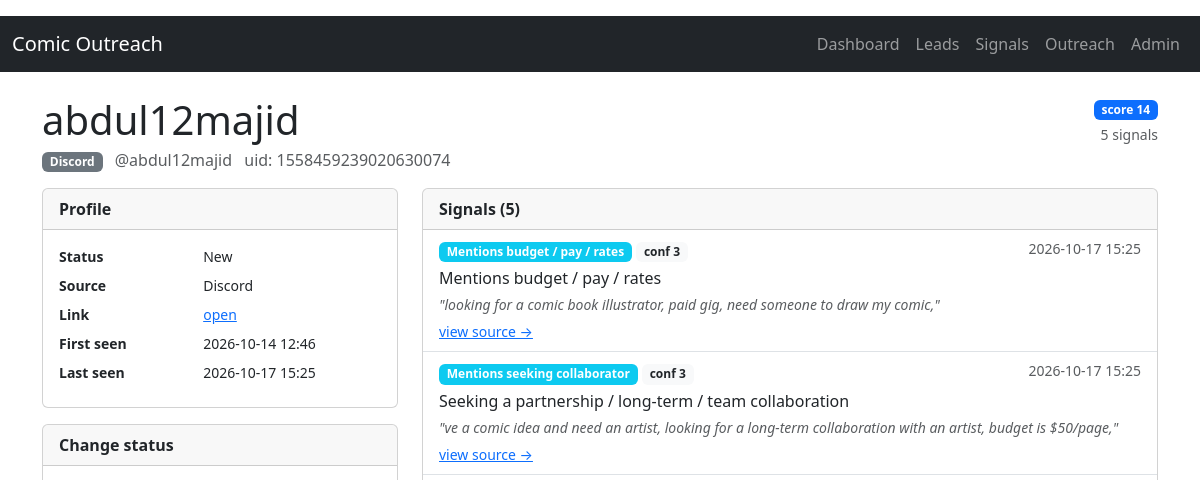
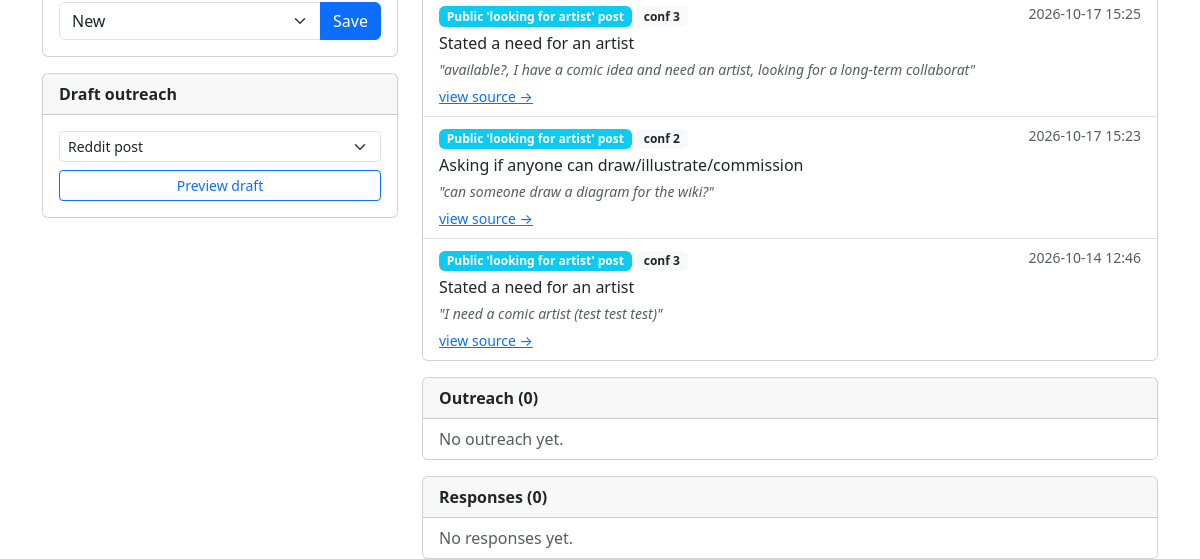
The page /leads/6/ on the database as committed earlier (2 pictures, top to bottom).
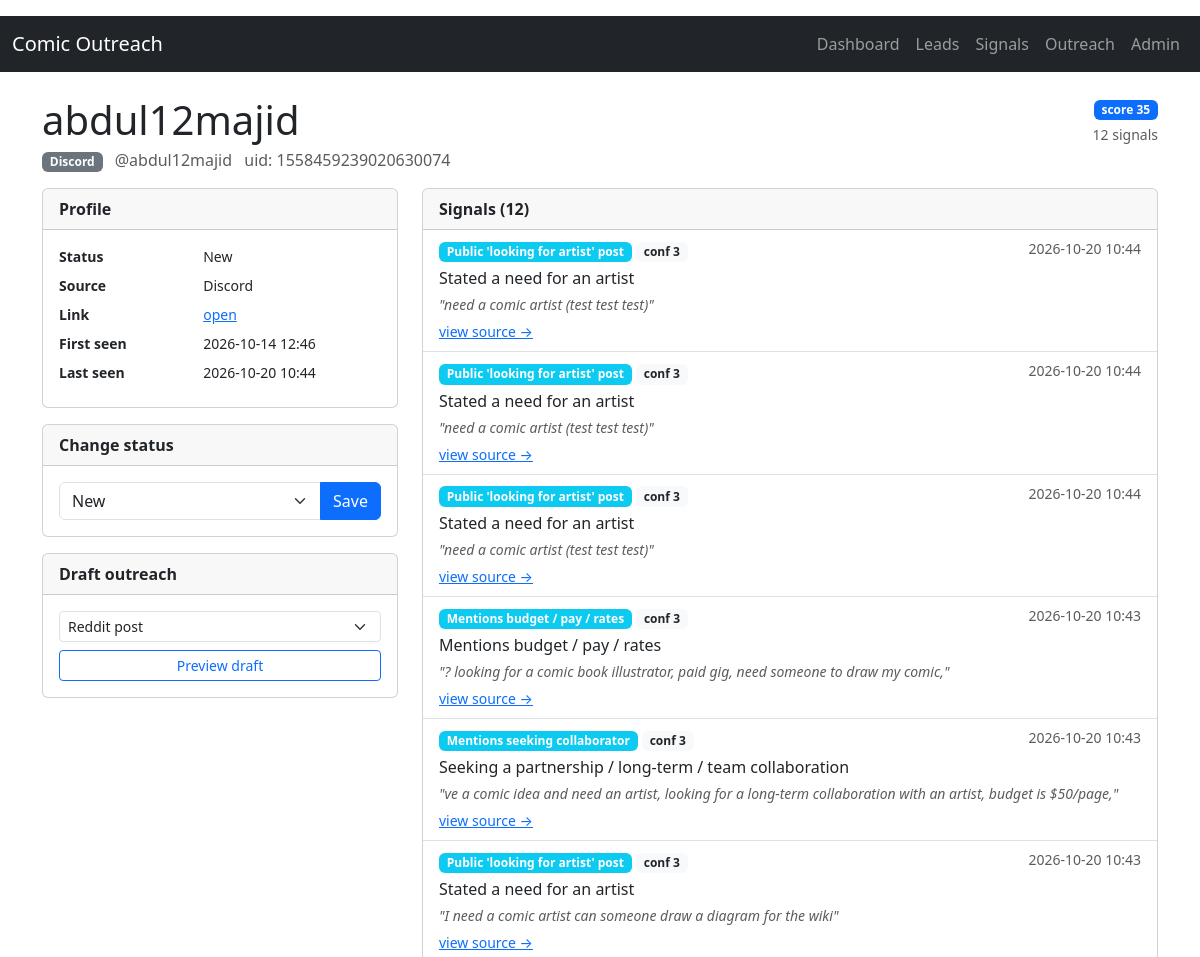
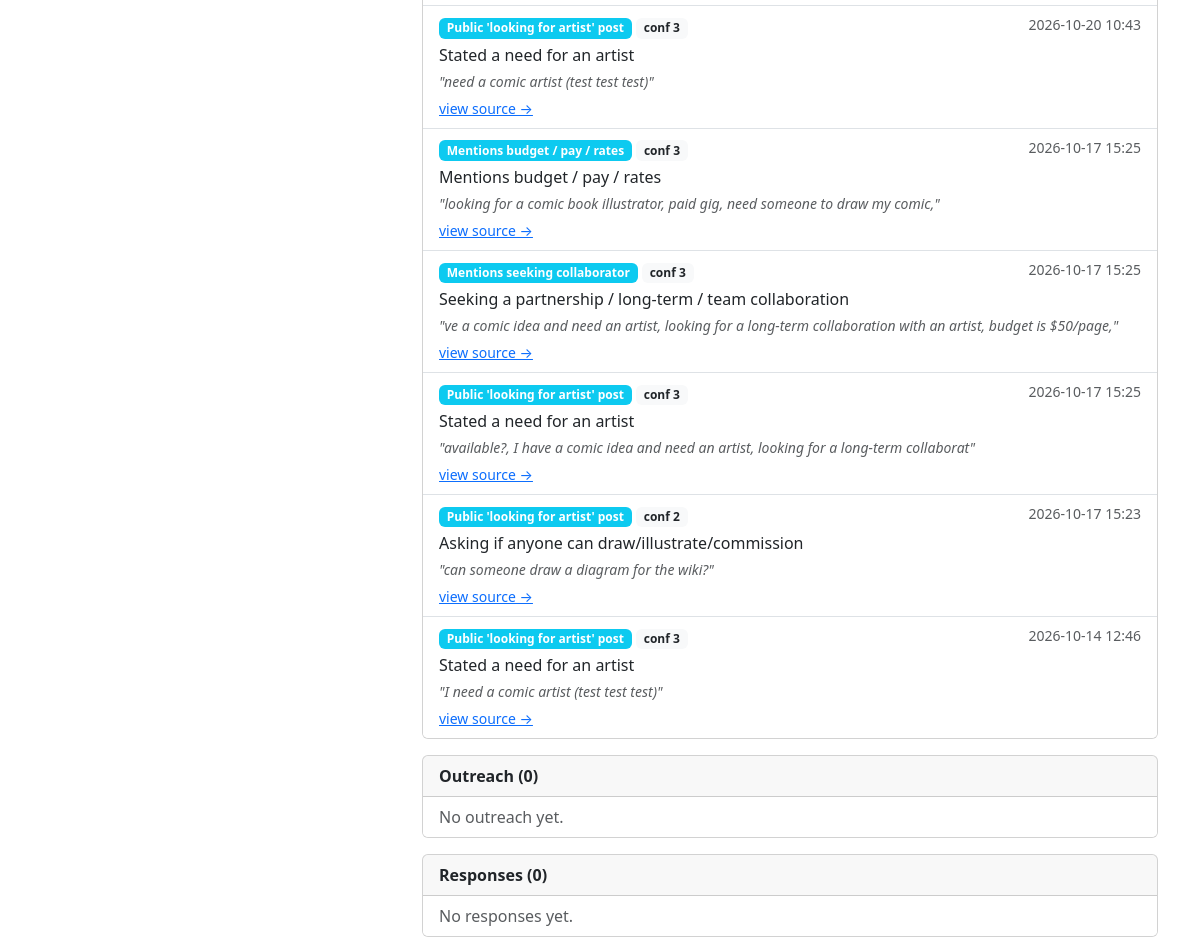
The same page on the database as committed later (2 pictures, top to bottom).
### core/models.py (models this page shows, shortened)
class Lead(models.Model):
    source = models.CharField(max_length=32, choices=Source.choices, db_index=True)
    source_uid = models.CharField(max_length=255, db_index=True)
    source_url = models.URLField(blank=True)
    display_name = models.CharField(max_length=255, blank=True)
    headline = models.CharField(max_length=512, blank=True)
    bio = models.TextField(blank=True)
    notes = models.TextField(blank=True)
    status = models.CharField(
        max_length=32, choices=LeadStatus.choices, default=LeadStatus.NEW, db_index=True
    )
    signal_score = models.IntegerField(default=0, db_index=True)
    signal_count = models.IntegerField(default=0)
    raw_data = models.JSONField(default=dict, blank=True)
    first_seen_at = models.DateTimeField(default=timezone.now)
    last_seen_at = models.DateTimeField(default=timezone.now)
    created_at = models.DateTimeField(auto_now_add=True)
    updated_at = models.DateTimeField(auto_now=True)
    class Meta:
        unique_together = [("source", "source_uid")]
        indexes = [
            models.Index(fields=["source", "status"]),
            models.Index(fields=["-signal_score"]),
            models.Index(fields=["-last_seen_at"]),
        ]

class Signal(models.Model):
    lead = models.ForeignKey(Lead, on_delete=models.CASCADE, related_name="signals")
    source = models.CharField(max_length=32, choices=Source.choices, db_index=True)
    signal_type = models.CharField(max_length=32, choices=SignalType.choices, db_index=True)
    confidence = models.IntegerField(choices=SignalConfidence.choices, default=SignalConfidence.MEDIUM)
    source_url = models.URLField(blank=True)
    external_id = models.CharField(max_length=255, blank=True, db_index=True)
    summary = models.CharField(max_length=512, blank=True)
    evidence = models.TextField(blank=True)
    raw_data = models.JSONField(default=dict, blank=True)
    detected_at = models.DateTimeField(default=timezone.now, db_index=True)
    created_at = models.DateTimeField(auto_now_add=True)
    class Meta:
        indexes = [
            models.Index(fields=["signal_type", "-detected_at"]),
            models.Index(fields=["source", "-detected_at"]),
            models.Index(fields=["lead", "-detected_at"]),
        ]
        constraints = [
            models.UniqueConstraint(
                fields=["source", "external_id", "signal_type"],
                name="uniq_signal_per_source_item_type",
                condition=models.Q(external_id__gt=""),
            )
        ]

### core/views.py (the view, shortened to what this page needs)
# urls.py: path("leads/<int:pk>/", views.lead_detail, name="lead_detail"),
def lead_detail(request, pk):
    lead = get_object_or_404(Lead, pk=pk)
    signals = lead.signals.order_by("-detected_at")
    outreaches = lead.outreaches.order_by("-created_at")
    responses = lead.responses.order_by("-received_at")
    draft_preview = request.session.pop(f"draft_preview_{lead.pk}", None)
    context = {
        "lead": lead,
        "signals": signals,
        "outreaches": outreaches,
        "responses": responses,
        "statuses": LeadStatus.choices,
        "username": (lead.raw_data or {}).get("username", ""),
        "draft_preview": draft_preview,
        "channels": OutreachChannel.choices,
    }
    return render(request, "core/lead_detail.html", context)

### templates/core/lead_detail.html (shortened to what the changed rows need)
{% extends "base.html" %}
{% block content %}
<div class="d-flex justify-content-between align-items-start mb-3">
  <div>
    <h1 class="mb-1">{{ lead.display_name|default:lead.source_uid }}</h1>
    <div class="text-muted">
      <span class="badge bg-secondary">{{ lead.get_source_display }}</span>
      {% if username %}<span class="ms-2">@{{ username }}</span>{% endif %}
      <span class="ms-2">uid: {{ lead.source_uid }}</span>
    </div>
  </div>
  <div class="text-end">
    <div class="mb-1"><span class="badge bg-primary">score {{ lead.signal_score }}</span></div>
    <div class="text-muted small">{{ lead.signal_count }} signal{{ lead.signal_count|pluralize }}</div>
  </div>
</div>
<div class="row g-4">
  <div class="col-lg-4">
    <div class="card mb-3">
      <div class="card-body">
        <dl class="row mb-0 small">
          <dt class="col-5">Status</dt><dd class="col-7">{{ lead.get_status_display }}</dd>
          <dt class="col-5">Source</dt><dd class="col-7">{{ lead.get_source_display }}</dd>
          {% if lead.source_url %}
          <dt class="col-5">Link</dt>
          <dd class="col-7"><a href="{{ lead.source_url }}" target="_blank" rel="noopener">open</a></dd>
          {% endif %}
          <dt class="col-5">First seen</dt><dd class="col-7">{{ lead.first_seen_at|date:"Y-m-d H:i" }}</dd>
          <dt class="col-5">Last seen</dt><dd class="col-7">{{ lead.last_seen_at|date:"Y-m-d H:i" }}</dd>
        </dl>
      </div>
    </div>
    <div class="card mb-3">
      <div class="card-body">
        <form method="post">
          <div class="input-group">
            <select name="status" class="form-select">
              {% for value, label in statuses %}
                <option value="{{ value }}" {% if lead.status == value %}selected{% endif %}>{{ label }}</option>
              {% endfor %}
            </select>
            <button class="btn btn-primary">Save</button>
          </div>
        </form>
      </div>
    </div>
  </div>
  <div class="col-lg-8">
    <div class="card mb-3">
      <div class="card-header"><strong>Signals ({{ signals|length }})</strong></div>
      <ul class="list-group list-group-flush">
        {% for s in signals %}
        <li class="list-group-item">
          <div class="d-flex justify-content-between">
            <span>
              <span class="badge bg-info signal-badge">{{ s.get_signal_type_display }}</span>
              <span class="badge bg-light text-dark signal-badge">conf {{ s.confidence }}</span>
            </span>
            <small class="text-muted">{{ s.detected_at|date:"Y-m-d H:i" }}</small>
          </div>
          {% if s.summary %}<div class="mt-1">{{ s.summary }}</div>{% endif %}
          {% if s.evidence %}<div class="small text-muted mt-1 fst-italic">"{{ s.evidence }}"</div>{% endif %}
          {% if s.source_url %}
          <div class="mt-1"><a href="{{ s.source_url }}" target="_blank" rel="noopener" class="small">view source →</a></div>
          {% endif %}
        </li>
        {% empty %}
        <li class="list-group-item text-muted">No signals yet.</li>
        {% endfor %}
      </ul>
    </div>
  </div>
</div>
{% endblock %}

Rows that differ between the two databases and show on the page:
changed Lead "abdul12majid": signal_score "14" → "35"; signal_count "5" → "12"; last_seen_at "2026-10-17 15:25" → "2026-10-20 10:44"
added Signal: signal_type "Public 'looking for artist' post", confidence "3", detected_at "2026-10-20 10:44", summary "Stated a need for an artist", evidence "need a comic artist (test test test)"
added Signal: signal_type "Public 'looking for artist' post", confidence "3", detected_at "2026-10-20 10:44", summary "Stated a need for an artist", evidence "need a comic artist (test test test)"
added Signal: signal_type "Public 'looking for artist' post", confidence "3", detected_at "2026-10-20 10:44", summary "Stated a need for an artist", evidence "need a comic artist (test test test)"
added Signal: signal_type "Mentions budget / pay / rates", confidence "3", detected_at "2026-10-20 10:43", summary "Mentions budget / pay / rates", evidence "? looking for a comic book illustrator, paid gig, need someone to draw my comic,"
added Signal: signal_type "Mentions seeking collaborator", confidence "3", detected_at "2026-10-20 10:43", summary "Seeking a partnership / long-term / team collaboration", evidence "ve a comic idea and need an artist, looking for a long-term collaboration with an artist, budget is $50/page,"
added Signal: signal_type "Public 'looking for artist' post", confidence "3", detected_at "2026-10-20 10:43", summary "Stated a need for an artist", evidence "I need a comic artist can someone draw a diagram for the wiki"
added Signal: signal_type "Public 'looking for artist' post", confidence "3", detected_at "2026-10-20 10:43", summary "Stated a need for an artist", evidence "need a comic artist (test test test)"
Other text that changed with them:
{{ signals|length }}: "5" → "12"
